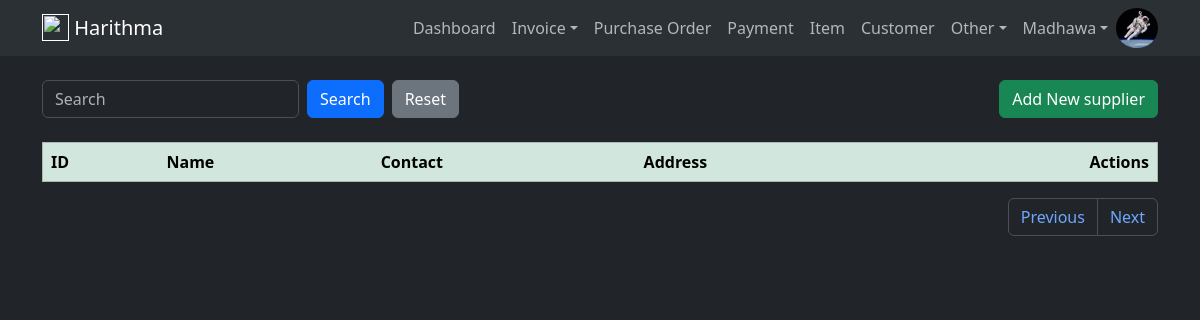
Page /supplier (signed in) on the earlier database version.
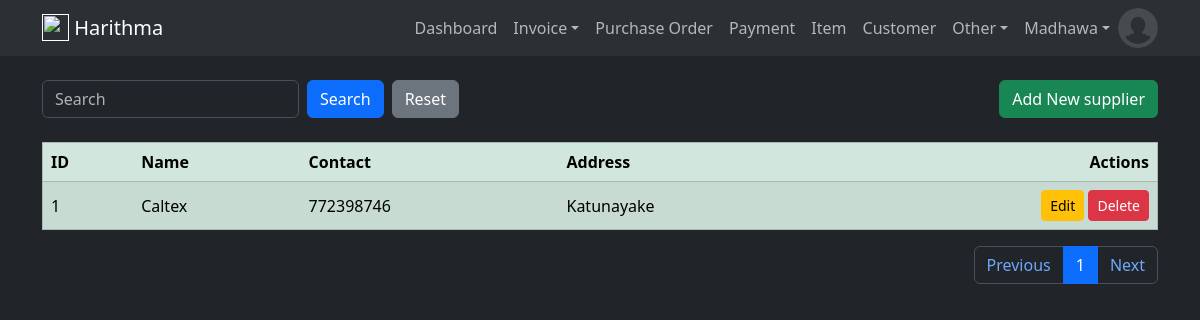
Same page on the later database version.
### harithmapos/models.py (models this page shows, shortened)
class User(db.Model, UserMixin):
    id = db.Column(db.Integer, primary_key=True)
    email = db.Column(db.String(120), unique=True, nullable=False)
    name = db.Column(db.String(50), nullable=False)
    image = db.Column(db.String(20), default='default.jpg')
    password = db.Column(db.String(60), nullable=False)
    ui_theme = db.Column(db.String(5), default='light')
    create_dttm = db.Column(db.DateTime, nullable=False, default=datetime.utcnow)
    update_dttm = db.Column(db.DateTime, nullable=False, default=datetime.utcnow)

class Supplier(db.Model):
    id = db.Column(db.Integer, primary_key=True)
    name = db.Column(db.String(100), nullable=False)
    contact = db.Column(db.String(10))
    address = db.Column(db.String(255))
    create_dttm = db.Column(db.DateTime, nullable=False, default=datetime.utcnow)
    update_dttm = db.Column(db.DateTime, nullable=False, default=datetime.utcnow)
    purchse_orders = db.relationship('PurchaseOrderHead', backref='supplier', lazy=True)

### harithmapos/views/supplier/routes.py (the view)
@supplier_blueprint.route("/supplier", methods=['GET', 'POST'])
@login_required
def supplier():
    supplier_create_form = SupplierCreateForm()
    supplier_update_form = SupplierUpdateForm()
    per_page = 10
    page = request.args.get('page',1,type=int)
    query = request.args.get("query",None)
    if query:
        suppliers = Supplier.query.order_by(Supplier.update_dttm.desc()).filter(Supplier.name.icontains(query)).paginate(page=page, per_page=per_page)
    else:
        suppliers = Supplier.query.order_by(Supplier.update_dttm.desc()).paginate(page=page, per_page=per_page)
    return render_template(
        'supplier.html',
        title='Supplier',
        supplier_create_form=supplier_create_form,
        supplier_update_form=supplier_update_form,
        suppliers=suppliers,
        query=query
    )

### harithmapos/views/supplier/forms.py
class SupplierCreateForm(FlaskForm):
    name = StringField("Name", validators=[DataRequired(), Length(min=2, max=20)])
    contact = TelField("Contact", validators=[Length(min=9, max=9)])
    address = StringField("Address")
    submit = SubmitField('Add Supplier')

class SupplierUpdateForm(FlaskForm):
    name = StringField("Name", validators=[DataRequired(), Length(min=2, max=20)])
    contact = TelField("Contact", validators=[Length(min=9, max=9)])
    address = StringField("Address")
    submit = SubmitField('Update Supplier')

### harithmapos/models.py (called while the page is built)
@login_manager.user_loader
def load_user(user_id):
    return User.query.get(int(user_id))

### harithmapos/templates/supplier.html (shortened to what this page needs)
{% extends 'layout/base.html' %}
{% block body %}
    <div class="container mt-4">
        <div class="row">
            <div class="col d-flex justify-content-between align-items-center">
                <form class="mb-0 d-flex" action="" method="GET" autocomplete="off">
                    <input type="text" class="form-control me-2" name="query" id="query" placeholder="{{ query if query else 'Search'}}">
                    <input type="submit" value="Search" class="btn btn-primary me-2" name="">
                    <a href="{{ url_for('supplier_blueprint.supplier') }}"><input type="submit" value="Reset" class="btn btn-secondary" ></a>
                </form>
                <button type="button" class="btn btn-success align-right" data-bs-toggle="modal" data-bs-target="#insert_modal">Add New supplier</button>
            </div>
        </div>
    </div>
    <div class="container mt-4">
        <table class="table table-success table-striped table-hover" border="1">
            <thead class="thread-dark">
                <tr>
                    <th scope="col">ID</th>
                    <th scope="col">Name</th>
                    <th scope="col">Contact</th>
                    <th scope="col">Address</th>
                    <th scope="col" style="text-align: right" >Actions</th>
                </tr>
            </thead>
            <tbody id="results">
                {% for supplier in suppliers.items %}
                    <tr>
                        <td class="align-middle"  scope="row">{{supplier.id}}</td>
                        <td class="align-middle">{{supplier.name}}</td>
                        <td class="align-middle">{{supplier.contact}}</td>
                        <td class="align-middle">{{supplier.address}}</td>
                        <td class="text-end">
                            <a href="{{ url_for('supplier_blueprint.update_supplier', supplier_id=supplier.id) }}" class="btn btn-sm btn-warning" data-toggle="tooltip" data-placement="top" title="Update supplier" data-bs-toggle="modal" data-bs-target="#update_supplier{{supplier.id}}">Edit</a>
                            <a href="{{ url_for('supplier_blueprint.delete_supplier', supplier_id=supplier.id) }}" class="btn btn-sm btn-danger" data-toggle="tooltip" data-placement="top" title="Delete supplier" onclick="return confirm('Are you sure to delete?')">Delete</a>
                        </td>
                    </tr>
                {% endfor %}
            </tbody>
        </table>
        <nav aria-label="Page navigation">
            <ul class="pagination justify-content-end">
                <li class="page-item"><a class="page-link" href="{{ url_for('supplier_blueprint.supplier', page=suppliers.prev_num, query=query) }}">Previous</a></li>
                {% for page_number in suppliers.iter_pages(left_edge=1, right_edge=1, left_current=1, right_current=2) %}
                    {% if page_number %}
                        {% if suppliers.page == page_number %}
                            <li class="page-item "><a class="page-link active" href="{{ url_for('supplier_blueprint.supplier', page=page_number, query=query) }}">{{ page_number }}</a></li>
                        {% else %}
                            <li class="page-item "><a class="page-link" href="{{ url_for('supplier_blueprint.supplier', page=page_number, query=query) }}">{{ page_number }}</a></li>
                        {% endif %}
                    {% else %}
                        <li class="page-item "><a class="page-link" href="#">...</a></li>
                    {% endif %}
                {% endfor %}
                <li class="page-item"><a class="page-link" href="{{ url_for('supplier_blueprint.supplier', page=suppliers.next_num, query=query) }}">Next</a></li>
            </ul>
        </nav>
    </div>
{% endblock %}

### harithmapos/templates/layout/navbar.html (shortened to what this page needs)
<nav class="navbar navbar-expand-lg bg-body-tertiary">
    <div class="container">
        <a href="" class="navbar-brand lead">
            <img src="{{url_for('static', filename='vehical.png')}}" height="27" class="d-inline-block align-text-top">
            <b>Harithma</b>
        </a>
        <div class="collapse navbar-collapse" id="navbarCollapse">
            <ul class="navbar-nav ms-auto">
                {% if current_user.is_authenticated %}
                    <a class="nav-item nav-link" href="{{ url_for('dashboard_blueprint.dashboard') }}">Dashboard</a>
                    <li class="nav-item dropdown">
                        <a class="nav-link dropdown-toggle" href="#" role="button" data-bs-toggle="dropdown" aria-expanded="false">Invoice</a>
                    </li>
                    <a class="nav-item nav-link" href="{{ url_for('purchase_order_blueprint.purchase_order_head') }}">Purchase Order</a>
                    <a class="nav-item nav-link" href="{{ url_for('payment_blueprint.payment') }}">Payment</a>
                    <a class="nav-item nav-link" href="{{ url_for('item_blueprint.item') }}">Item</a>
                    <a class="nav-item nav-link" href="{{ url_for('customer_blueprint.customer') }}">Customer</a>
                    <li class="nav-item dropdown">
                        <a class="nav-link dropdown-toggle" href="#" role="button" data-bs-toggle="dropdown" aria-expanded="false">Other</a>
                    </li>
                    <li class="nav-item dropdown">
                        <a class="nav-link dropdown-toggle" href="#" role="button" data-bs-toggle="dropdown" aria-expanded="false">{{ current_user.name }}</a>
                    </li>
                    <img src="{{ url_for('static', filename='user_images/'+current_user.image) }}" class="rounded-circle" height="40" alt="Avatar" />
                {% else %}
                    <a class="nav-item nav-link" href="{{ url_for('user_blueprint.login') }}">Login</a>
                    <a class="nav-item nav-link" href="{{ url_for('user_blueprint.register') }}">Register</a>
                {% endif %}
            </ul>
        </div>
    </div>
</nav>

Differences in the rows shown:
changed User "Madhawa": image: picture removed, a placeholder shows
added Supplier: id "1", name "Caltex", contact "772398746", address "Katunayake"
Other differences:
new list line: "1"
